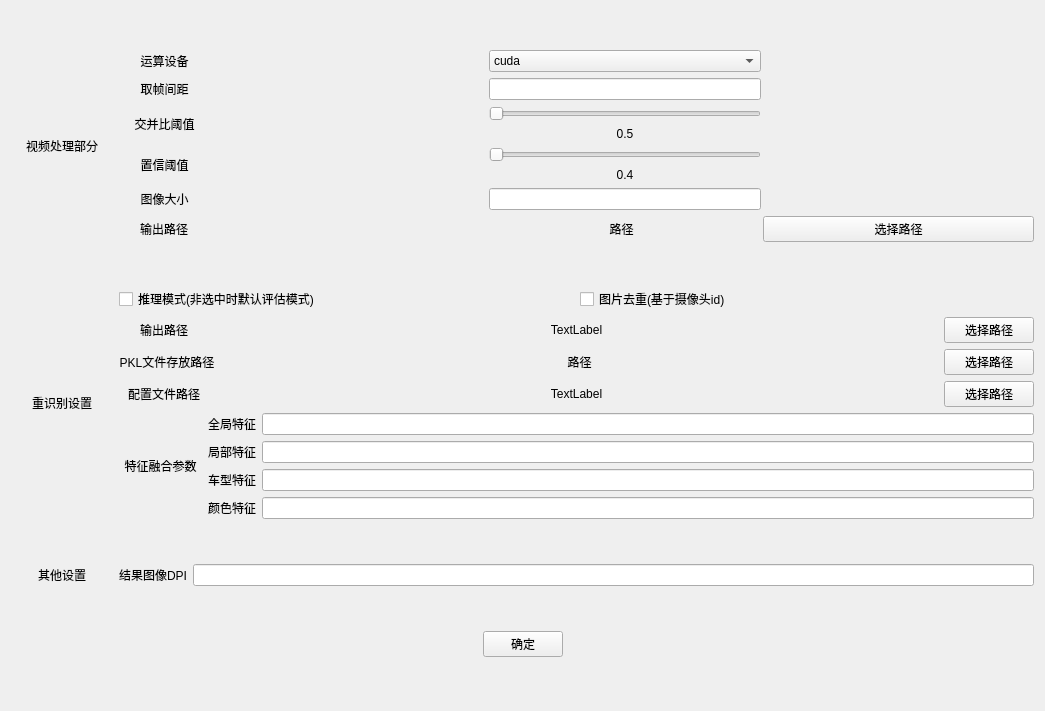
<?xml version="1.0" encoding="UTF-8"?>
<ui version="4.0">
 <class>Form</class>
 <widget class="QWidget" name="Form">
  <property name="geometry">
   <rect>
    <x>0</x>
    <y>0</y>
    <width>1045</width>
    <height>711</height>
   </rect>
  </property>
  <property name="windowTitle">
   <string>设置界面</string>
  </property>
  <layout class="QHBoxLayout" name="horizontalLayout_2">
   <item>
    <layout class="QVBoxLayout" name="verticalLayout" stretch="4,4,1,0">
     <item>
      <layout class="QHBoxLayout" name="horizontalLayout" stretch="1,9">
       <item>
        <widget class="QLabel" name="label">
         <property name="text">
          <string>视频处理部分</string>
         </property>
         <property name="alignment">
          <set>Qt::AlignCenter</set>
         </property>
        </widget>
       </item>
       <item>
        <layout class="QVBoxLayout" name="verticalLayout_3" stretch="1,1,1,1,1,1">
         <item>
          <layout class="QHBoxLayout" name="horizontalLayout_4" stretch="1,3,3,3">
           <item>
            <widget class="QLabel" name="label_3">
             <property name="text">
              <string>运算设备</string>
             </property>
             <property name="alignment">
              <set>Qt::AlignCenter</set>
             </property>
            </widget>
           </item>
           <item>
            <spacer name="horizontalSpacer">
             <property name="orientation">
              <enum>Qt::Horizontal</enum>
             </property>
             <property name="sizeHint" stdset="0">
              <size>
               <width>40</width>
               <height>20</height>
              </size>
             </property>
            </spacer>
           </item>
           <item>
            <widget class="QComboBox" name="comboBox">
             <item>
              <property name="text">
               <string>cuda</string>
              </property>
             </item>
             <item>
              <property name="text">
               <string>cpu</string>
              </property>
             </item>
            </widget>
           </item>
           <item>
            <spacer name="horizontalSpacer_7">
             <property name="orientation">
              <enum>Qt::Horizontal</enum>
             </property>
             <property name="sizeHint" stdset="0">
              <size>
               <width>40</width>
               <height>20</height>
              </size>
             </property>
            </spacer>
           </item>
          </layout>
         </item>
         <item>
          <layout class="QHBoxLayout" name="horizontalLayout_5" stretch="1,3,3,3">
           <item>
            <widget class="QLabel" name="label_4">
             <property name="text">
              <string>取帧间距</string>
             </property>
             <property name="alignment">
              <set>Qt::AlignCenter</set>
             </property>
            </widget>
           </item>
           <item>
            <spacer name="horizontalSpacer_2">
             <property name="orientation">
              <enum>Qt::Horizontal</enum>
             </property>
             <property name="sizeHint" stdset="0">
              <size>
               <width>40</width>
               <height>20</height>
              </size>
             </property>
            </spacer>
           </item>
           <item>
            <widget class="QLineEdit" name="lineEdit"/>
           </item>
           <item>
            <spacer name="horizontalSpacer_8">
             <property name="orientation">
              <enum>Qt::Horizontal</enum>
             </property>
             <property name="sizeHint" stdset="0">
              <size>
               <width>40</width>
               <height>20</height>
              </size>
             </property>
            </spacer>
           </item>
          </layout>
         </item>
         <item>
          <layout class="QHBoxLayout" name="horizontalLayout_9" stretch="1,3,3,3">
           <item>
            <widget class="QLabel" name="label_8">
             <property name="text">
              <string>交并比阈值</string>
             </property>
             <property name="alignment">
              <set>Qt::AlignCenter</set>
             </property>
            </widget>
           </item>
           <item>
            <spacer name="horizontalSpacer_5">
             <property name="orientation">
              <enum>Qt::Horizontal</enum>
             </property>
             <property name="sizeHint" stdset="0">
              <size>
               <width>40</width>
               <height>20</height>
              </size>
             </property>
            </spacer>
           </item>
           <item>
            <layout class="QVBoxLayout" name="verticalLayout_4" stretch="5,1">
             <item>
              <widget class="QSlider" name="horizontalSlider">
               <property name="maximum">
                <number>100</number>
               </property>
               <property name="orientation">
                <enum>Qt::Horizontal</enum>
               </property>
              </widget>
             </item>
             <item>
              <widget class="QLabel" name="label_9">
               <property name="sizePolicy">
                <sizepolicy hsizetype="Expanding" vsizetype="Fixed">
                 <horstretch>0</horstretch>
                 <verstretch>0</verstretch>
                </sizepolicy>
               </property>
               <property name="text">
                <string>0.5</string>
               </property>
               <property name="alignment">
                <set>Qt::AlignCenter</set>
               </property>
              </widget>
             </item>
            </layout>
           </item>
           <item>
            <spacer name="horizontalSpacer_9">
             <property name="orientation">
              <enum>Qt::Horizontal</enum>
             </property>
             <property name="sizeHint" stdset="0">
              <size>
               <width>40</width>
               <height>20</height>
              </size>
             </property>
            </spacer>
           </item>
          </layout>
         </item>
         <item>
          <layout class="QHBoxLayout" name="horizontalLayout_7" stretch="1,3,3,3">
           <item>
            <widget class="QLabel" name="label_6">
             <property name="text">
              <string>置信阈值</string>
             </property>
             <property name="alignment">
              <set>Qt::AlignCenter</set>
             </property>
            </widget>
           </item>
           <item>
            <spacer name="horizontalSpacer_4">
             <property name="orientation">
              <enum>Qt::Horizontal</enum>
             </property>
             <property name="sizeHint" stdset="0">
              <size>
               <width>40</width>
               <height>20</height>
              </size>
             </property>
            </spacer>
           </item>
           <item>
            <layout class="QVBoxLayout" name="verticalLayout_5" stretch="5,1">
             <item>
              <widget class="QSlider" name="horizontalSlider_2">
               <property name="maximum">
                <number>100</number>
               </property>
               <property name="orientation">
                <enum>Qt::Horizontal</enum>
               </property>
              </widget>
             </item>
             <item>
              <widget class="QLabel" name="label_10">
               <property name="sizePolicy">
                <sizepolicy hsizetype="Expanding" vsizetype="Fixed">
                 <horstretch>0</horstretch>
                 <verstretch>0</verstretch>
                </sizepolicy>
               </property>
               <property name="text">
                <string>0.4</string>
               </property>
               <property name="alignment">
                <set>Qt::AlignCenter</set>
               </property>
              </widget>
             </item>
            </layout>
           </item>
           <item>
            <spacer name="horizontalSpacer_10">
             <property name="orientation">
              <enum>Qt::Horizontal</enum>
             </property>
             <property name="sizeHint" stdset="0">
              <size>
               <width>40</width>
               <height>20</height>
              </size>
             </property>
            </spacer>
           </item>
          </layout>
         </item>
         <item>
          <layout class="QHBoxLayout" name="horizontalLayout_6" stretch="1,3,3,3">
           <item>
            <widget class="QLabel" name="label_5">
             <property name="text">
              <string>图像大小</string>
             </property>
             <property name="alignment">
              <set>Qt::AlignCenter</set>
             </property>
            </widget>
           </item>
           <item>
            <spacer name="horizontalSpacer_3">
             <property name="orientation">
              <enum>Qt::Horizontal</enum>
             </property>
             <property name="sizeHint" stdset="0">
              <size>
               <width>40</width>
               <height>20</height>
              </size>
             </property>
            </spacer>
           </item>
           <item>
            <widget class="QLineEdit" name="lineEdit_2"/>
           </item>
           <item>
            <spacer name="horizontalSpacer_11">
             <property name="orientation">
              <enum>Qt::Horizontal</enum>
             </property>
             <property name="sizeHint" stdset="0">
              <size>
               <width>40</width>
               <height>20</height>
              </size>
             </property>
            </spacer>
           </item>
          </layout>
         </item>
         <item>
          <layout class="QHBoxLayout" name="horizontalLayout_10" stretch="1,3,3,3">
           <item>
            <widget class="QLabel" name="label_11">
             <property name="text">
              <string>输出路径</string>
             </property>
             <property name="alignment">
              <set>Qt::AlignCenter</set>
             </property>
            </widget>
           </item>
           <item>
            <spacer name="horizontalSpacer_12">
             <property name="orientation">
              <enum>Qt::Horizontal</enum>
             </property>
             <property name="sizeHint" stdset="0">
              <size>
               <width>40</width>
               <height>20</height>
              </size>
             </property>
            </spacer>
           </item>
           <item>
            <widget class="QLabel" name="label_12">
             <property name="text">
              <string>路径</string>
             </property>
             <property name="alignment">
              <set>Qt::AlignCenter</set>
             </property>
            </widget>
           </item>
           <item>
            <widget class="QPushButton" name="pushButton_2">
             <property name="text">
              <string>选择路径</string>
             </property>
            </widget>
           </item>
          </layout>
         </item>
        </layout>
       </item>
      </layout>
     </item>
     <item>
      <layout class="QHBoxLayout" name="horizontalLayout_3" stretch="1,9">
       <item>
        <widget class="QLabel" name="label_2">
         <property name="text">
          <string>重识别设置</string>
         </property>
         <property name="alignment">
          <set>Qt::AlignCenter</set>
         </property>
        </widget>
       </item>
       <item>
        <layout class="QVBoxLayout" name="verticalLayout_6" stretch="1,1,1,1,6">
         <item>
          <layout class="QHBoxLayout" name="horizontalLayout_15">
           <item>
            <widget class="QCheckBox" name="checkBox">
             <property name="text">
              <string>推理模式(非选中时默认评估模式)</string>
             </property>
            </widget>
           </item>
           <item>
            <widget class="QCheckBox" name="checkBox_2">
             <property name="text">
              <string>图片去重(基于摄像头id)</string>
             </property>
            </widget>
           </item>
          </layout>
         </item>
         <item>
          <layout class="QHBoxLayout" name="horizontalLayout_14" stretch="1,8,1">
           <item>
            <widget class="QLabel" name="label_17">
             <property name="text">
              <string>输出路径</string>
             </property>
             <property name="alignment">
              <set>Qt::AlignCenter</set>
             </property>
            </widget>
           </item>
           <item>
            <widget class="QLabel" name="label_18">
             <property name="text">
              <string>TextLabel</string>
             </property>
             <property name="alignment">
              <set>Qt::AlignCenter</set>
             </property>
            </widget>
           </item>
           <item>
            <widget class="QPushButton" name="pushButton_5">
             <property name="text">
              <string>选择路径</string>
             </property>
            </widget>
           </item>
          </layout>
         </item>
         <item>
          <layout class="QHBoxLayout" name="horizontalLayout_11" stretch="1,8,1">
           <item>
            <widget class="QLabel" name="label_13">
             <property name="text">
              <string>PKL文件存放路径</string>
             </property>
             <property name="alignment">
              <set>Qt::AlignCenter</set>
             </property>
            </widget>
           </item>
           <item>
            <widget class="QLabel" name="label_14">
             <property name="text">
              <string>路径</string>
             </property>
             <property name="alignment">
              <set>Qt::AlignCenter</set>
             </property>
            </widget>
           </item>
           <item>
            <widget class="QPushButton" name="pushButton_3">
             <property name="text">
              <string>选择路径</string>
             </property>
            </widget>
           </item>
          </layout>
         </item>
         <item>
          <layout class="QHBoxLayout" name="horizontalLayout_12" stretch="1,8,1">
           <item>
            <widget class="QLabel" name="label_15">
             <property name="text">
              <string>配置文件路径</string>
             </property>
             <property name="alignment">
              <set>Qt::AlignCenter</set>
             </property>
            </widget>
           </item>
           <item>
            <widget class="QLabel" name="label_16">
             <property name="text">
              <string>TextLabel</string>
             </property>
             <property name="alignment">
              <set>Qt::AlignCenter</set>
             </property>
            </widget>
           </item>
           <item>
            <widget class="QPushButton" name="pushButton_4">
             <property name="text">
              <string>选择路径</string>
             </property>
            </widget>
           </item>
          </layout>
         </item>
         <item>
          <layout class="QHBoxLayout" name="horizontalLayout_16" stretch="1,10">
           <item>
            <widget class="QLabel" name="label_19">
             <property name="text">
              <string>特征融合参数</string>
             </property>
             <property name="alignment">
              <set>Qt::AlignCenter</set>
             </property>
            </widget>
           </item>
           <item>
            <layout class="QVBoxLayout" name="verticalLayout_8">
             <item>
              <layout class="QHBoxLayout" name="horizontalLayout_17">
               <item>
                <widget class="QLabel" name="label_20">
                 <property name="text">
                  <string>全局特征</string>
                 </property>
                 <property name="alignment">
                  <set>Qt::AlignCenter</set>
                 </property>
                </widget>
               </item>
               <item>
                <widget class="QLineEdit" name="lineEdit_3"/>
               </item>
              </layout>
             </item>
             <item>
              <layout class="QHBoxLayout" name="horizontalLayout_18">
               <item>
                <widget class="QLabel" name="label_21">
                 <property name="text">
                  <string>局部特征</string>
                 </property>
                 <property name="alignment">
                  <set>Qt::AlignCenter</set>
                 </property>
                </widget>
               </item>
               <item>
                <widget class="QLineEdit" name="lineEdit_6"/>
               </item>
              </layout>
             </item>
             <item>
              <layout class="QHBoxLayout" name="horizontalLayout_20">
               <item>
                <widget class="QLabel" name="label_23">
                 <property name="text">
                  <string>车型特征</string>
                 </property>
                 <property name="alignment">
                  <set>Qt::AlignCenter</set>
                 </property>
                </widget>
               </item>
               <item>
                <widget class="QLineEdit" name="lineEdit_5"/>
               </item>
              </layout>
             </item>
             <item>
              <layout class="QHBoxLayout" name="horizontalLayout_19">
               <item>
                <widget class="QLabel" name="label_22">
                 <property name="text">
                  <string>颜色特征</string>
                 </property>
                 <property name="alignment">
                  <set>Qt::AlignCenter</set>
                 </property>
                </widget>
               </item>
               <item>
                <widget class="QLineEdit" name="lineEdit_4"/>
               </item>
              </layout>
             </item>
            </layout>
           </item>
          </layout>
         </item>
        </layout>
       </item>
      </layout>
     </item>
     <item>
      <layout class="QHBoxLayout" name="horizontalLayout_8" stretch="1,9">
       <item>
        <widget class="QLabel" name="label_7">
         <property name="text">
          <string>其他设置</string>
         </property>
         <property name="alignment">
          <set>Qt::AlignCenter</set>
         </property>
        </widget>
       </item>
       <item>
        <layout class="QVBoxLayout" name="verticalLayout_10">
         <item>
          <layout class="QHBoxLayout" name="horizontalLayout_21">
           <item>
            <widget class="QLabel" name="label_24">
             <property name="text">
              <string>结果图像DPI</string>
             </property>
             <property name="alignment">
              <set>Qt::AlignCenter</set>
             </property>
            </widget>
           </item>
           <item>
            <widget class="QLineEdit" name="lineEdit_7"/>
           </item>
          </layout>
         </item>
        </layout>
       </item>
      </layout>
     </item>
     <item>
      <layout class="QHBoxLayout" name="horizontalLayout_22">
       <item>
        <spacer name="horizontalSpacer_6">
         <property name="orientation">
          <enum>Qt::Horizontal</enum>
         </property>
         <property name="sizeHint" stdset="0">
          <size>
           <width>40</width>
           <height>20</height>
          </size>
         </property>
        </spacer>
       </item>
       <item>
        <widget class="QPushButton" name="pushButton">
         <property name="text">
          <string>确定</string>
         </property>
        </widget>
       </item>
       <item>
        <spacer name="horizontalSpacer_13">
         <property name="orientation">
          <enum>Qt::Horizontal</enum>
         </property>
         <property name="sizeHint" stdset="0">
          <size>
           <width>40</width>
           <height>20</height>
          </size>
         </property>
        </spacer>
       </item>
      </layout>
     </item>
    </layout>
   </item>
  </layout>
 </widget>
 <resources/>
 <connections/>
</ui>
